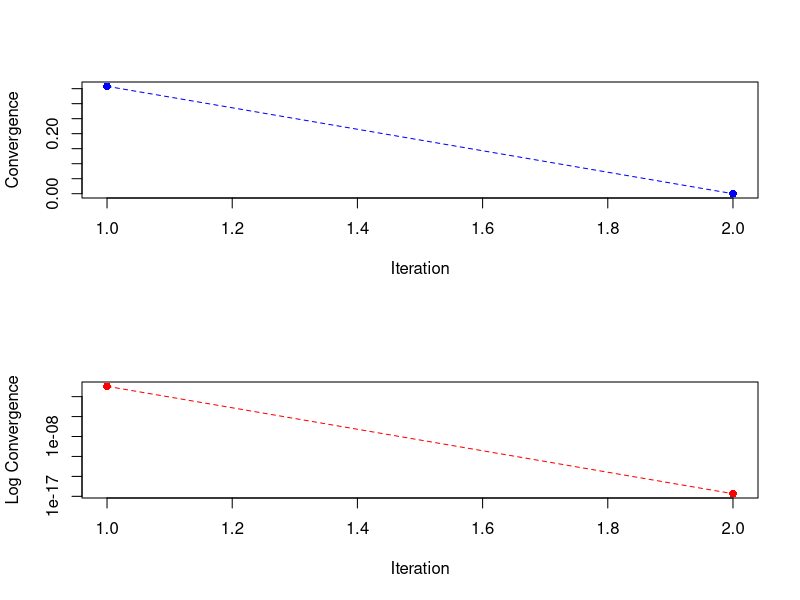
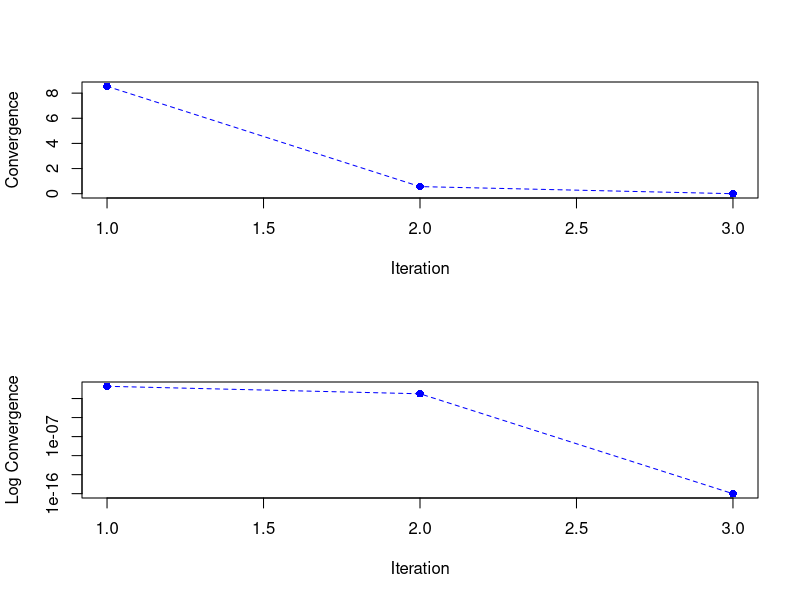

Source code (R) for these figures, in order:
con_grad <- function(A,b,x){
  r <- b - A %*% x
  p <- r
  j <- 0
  
  conv = list()
  err = list()
  conv[1] <- norm(r, type = '2')
  
  if(all(b == 0)){
    err[1] <- norm(x, type = 'I')
  }
  
  while((norm(r, type = '2')/norm(b, type = '2') > 1.e-14) & j < 500){
    alpha <- (t(r) %*% r)/(t(p) %*% A %*% p)
    x <- x + as.vector(alpha) * p
    rnew <- r - as.vector(alpha) * A %*% p
    beta <- (t(rnew) %*% rnew)/(t(r) %*% r)
    p <- rnew + as.vector(beta) * p
    r <- rnew
    j <- j+1
    conv[j] <- norm(r, '2')/norm(b, '2')
    
    if(all(b == 0)){
      err[j] <- norm(x, type = 'I')
    }
  }
  cat(sprintf('%5.0f %20.16e\n', j, conv[j]))
  
  par(mfrow = c(2, 1))
  
  plot(1:j, conv, type = "o", col = "blue", pch = 16, lty = 2, xlab = "Iteration", ylab = "Convergence")
  
  positive_indices <- which(conv > 0)
  plot(positive_indices, conv[positive_indices], type = "o", log = "y", pch = 16, lty = 2, col = "red", 
       xlab = "Iteration", ylab = "Log Convergence")
  
  # Return the convergence history and the final solution vector
  return(list(conv = conv, x = x))
  

  
}


A <- array(c(4,1,1,3), dim= c(2,2))
A
b <- array(c(1,2), dim= c(2,1))
b
x_zero <- array(c(2,1), dim = c(2,1))
x_zero

con_grad(A,b,x_zero)


pre_con_grad <- function(A,b,x,M,tol){
  r <- b - A %*% x
  z <- solve(M, r)
  p <- z
  j <- 1
  
  conv = list()
  err = list()
  conv[1] <- norm(r, type = '2') 
  
  if(all(b == 0)){
    err[1] <- norm(x, type = 'I')
  }
  
  while((norm(r, type = '2')/norm(b, type = '2') > tol) && j < 500){
    alpha <- (t(z) %*% r)/(t(p) %*% A %*% p)
    x <- x + as.vector(alpha) * p
    rnew <- r - as.vector(alpha) * A %*% p
    znew <- solve(M, rnew)
    beta <- (t(znew) %*% rnew)/(t(z) %*% r)
    p <- znew + as.vector(beta) * p
    r <- rnew
    z <- znew
    j <- j+1
    conv[j] <- norm(r, '2')/norm(b, '2')
    
    if(all(b == 0)){
      err[j] <- norm(x, type = 'I')
    }
  }
  cat(sprintf('%5.0f %20.16e\n', j, conv[j]))
  
  plot(1:j, conv, type = "o", col = "blue", pch = 16, lty = 2, xlab = "Iteration", ylab = "Convergence")
  plot(1:j, conv, type = "o", col = "blue", pch = 16, lty = 2, log = "y", xlab = "Iteration", ylab = "Log Convergence")
  
  return(list(conv = conv, x = x))
  
}

M <- diag(c(4,3)) #Jacobi preconditioner 
#https://www.google.com/url?sa=t&source=web&rct=j&opi=89978449&url=https://www.cse.psu.edu/~b58/cse456/lecture20.pdf&ved=2ahUKEwi99f28oMCGAxVo2gIHHT67AY4QFnoECBYQAQ&usg=AOvVaw1PLAHorVnnAUS7vzuSUq69
M

pre_con_grad(A,b,x_zero,M, 1.e-14)
